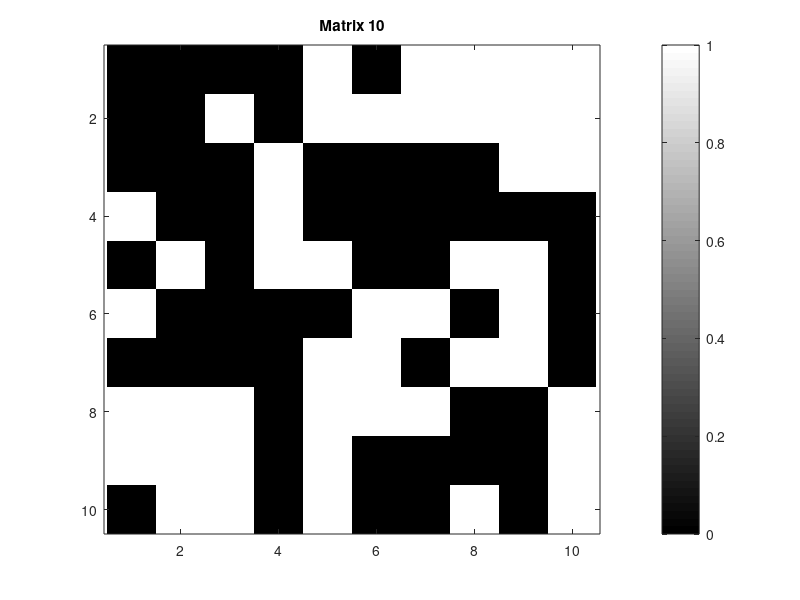

MATLAB code for this plot:
% Example Data: Replace this with your actual array of matrices
% For illustration, we'll create a cell array of random binary matrices
numMatrices = 10; % Number of matrices
matrixSize = [10, 10]; % Size of each matrix
matrices = cell(1, numMatrices);
for i = 1:numMatrices
    matrices{i} = randi([0, 1], matrixSize);
end

% Create figure for animation
figure;

% Loop through each matrix and display it
for k = 1:numMatrices
    imagesc(matrices{k}); % Display matrix as an image
    colormap(gray); % Use gray colormap (0=black, 1=white)
    colorbar; % Display colorbar
    axis equal tight; % Make axes tight and equal for better visualization
    title(sprintf('Matrix %d', k)); % Display frame number
    pause(0.5); % Pause for 0.5 seconds between frames
end